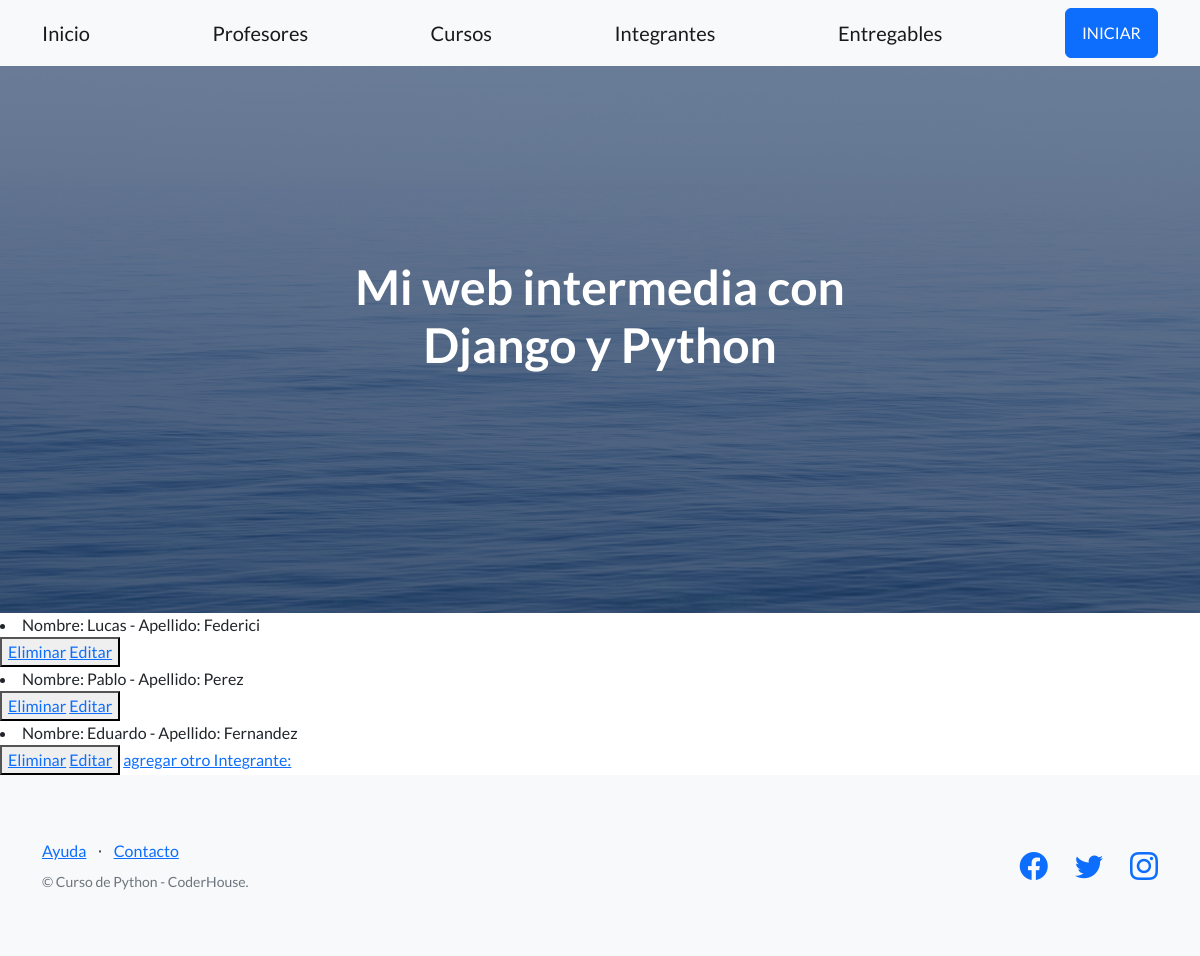
The app's page /Primer_app/leer_integrantes, older data.
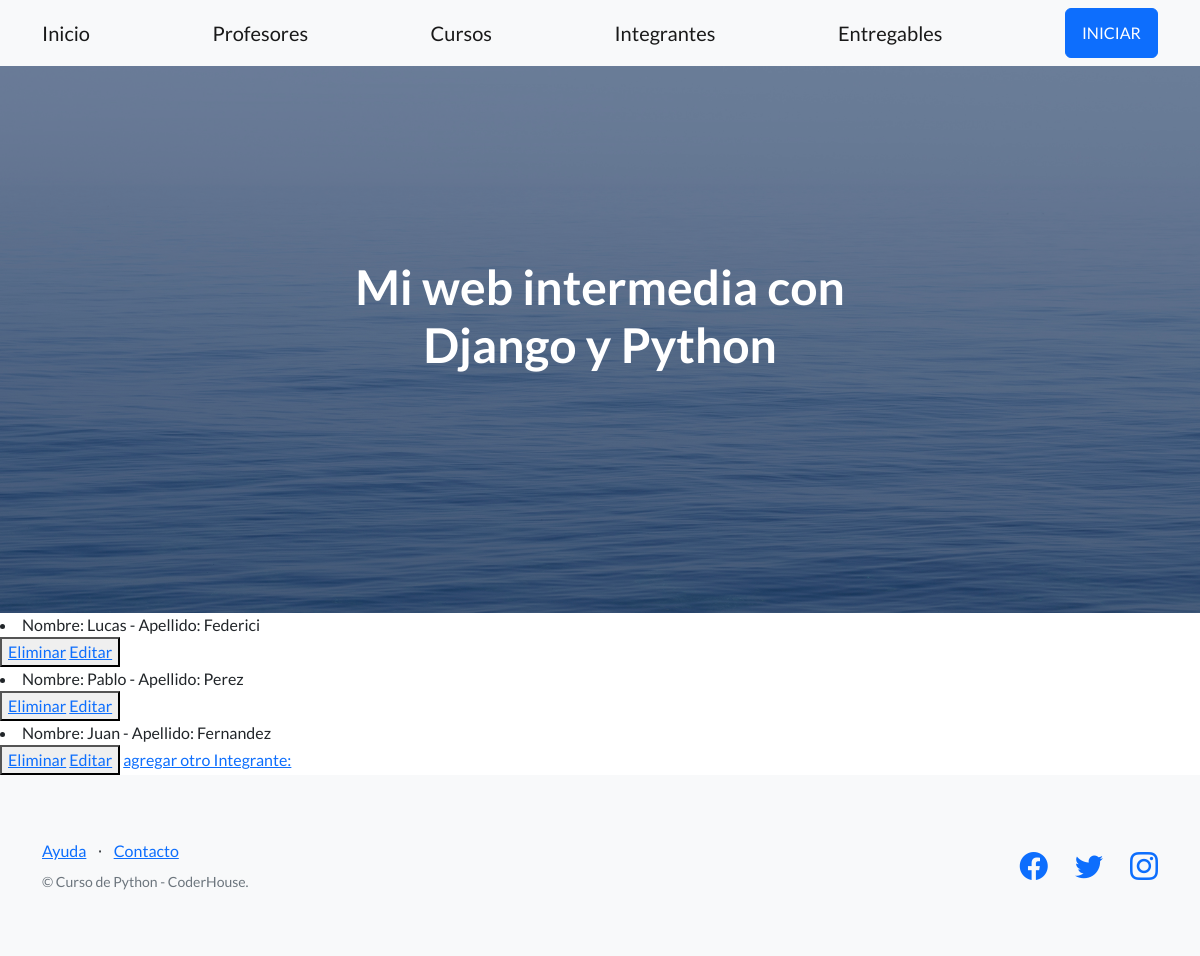
The same page, newer data.
### Primer_app/models.py (models this page shows)
class Integrantes(models.Model):
    nombre = models.CharField(max_length=30)
    apellido = models.CharField(max_length=30)
    def __str__(self):
        return f'Nombre: {self.nombre} - Apellido: {self.apellido}'

### Primer_app/views.py (the view)
# urls.py: path('leer_integrantes',views.leer_integrantes, name = "LeerIntegrantes"),
def leer_integrantes(request):
    integrantes = Integrantes.objects.all()
    contexto = {"integrantes":integrantes}
    return render (request, "Primer_app/leer_integrantes.html",contexto)

### Primer_app/Templates/Primer_app/leer_integrantes.html
{% extends "Primer_app/Padre.html" %}
{% load static %}
{% block contenidoQueCambia %}
    {% for i in integrantes %}
        <li>{{i}}</li>
        <button>
            <a href= "{% url 'primerApp:EliminarIntegrante' i.nombre %}">  Eliminar</a>
            <a href= "{% url 'primerApp:EditarIntegrante' i.nombre %}">  Editar</a>
        </button>
    {% endfor %}
    <a href="{% url 'primerApp:Integrantes'%}">agregar otro Integrante: </a>
{% endblock %}

Row changes from the older to the newer data that the page shows:
removed Integrantes: nombre+apellido "Nombre: Eduardo - Apellido: Fernandez"
added Integrantes: nombre+apellido "Nombre: Juan - Apellido: Fernandez"
